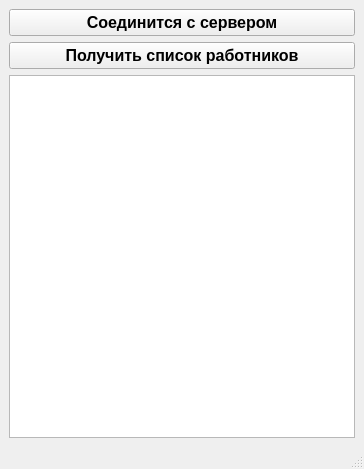
<?xml version="1.0" encoding="UTF-8"?>
<ui version="4.0">
 <class>MainWindow</class>
 <widget class="QMainWindow" name="MainWindow">
  <property name="geometry">
   <rect>
    <x>0</x>
    <y>0</y>
    <width>364</width>
    <height>469</height>
   </rect>
  </property>
  <property name="windowTitle">
   <string>MainWindow</string>
  </property>
  <widget class="QWidget" name="centralwidget">
   <layout class="QGridLayout" name="gridLayout">
    <item row="0" column="0">
     <widget class="QPushButton" name="pushButton">
      <property name="font">
       <font>
        <pointsize>12</pointsize>
        <weight>75</weight>
        <bold>true</bold>
       </font>
      </property>
      <property name="text">
       <string>Соединится с сервером</string>
      </property>
     </widget>
    </item>
    <item row="2" column="0">
     <widget class="QTableView" name="tableView"/>
    </item>
    <item row="1" column="0">
     <widget class="QPushButton" name="pushButton_2">
      <property name="font">
       <font>
        <pointsize>12</pointsize>
        <weight>75</weight>
        <bold>true</bold>
       </font>
      </property>
      <property name="text">
       <string>Получить список работников</string>
      </property>
     </widget>
    </item>
   </layout>
  </widget>
  <widget class="QMenuBar" name="menubar">
   <property name="geometry">
    <rect>
     <x>0</x>
     <y>0</y>
     <width>364</width>
     <height>22</height>
    </rect>
   </property>
  </widget>
  <widget class="QStatusBar" name="statusbar"/>
 </widget>
 <resources/>
 <connections/>
</ui>
